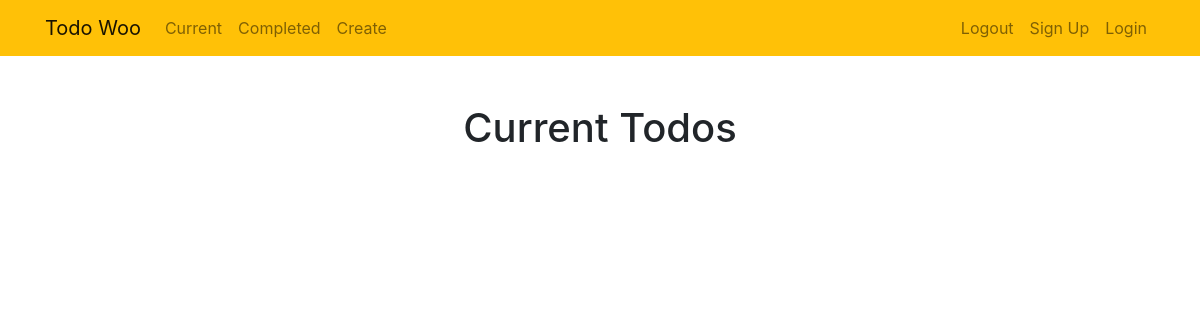
Page /current (signed in) on the earlier database version.
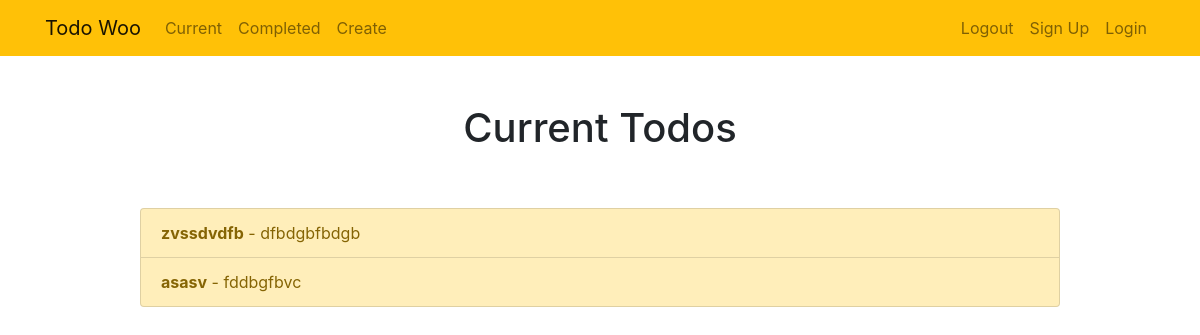
Same page on the later database version.
### tables this page shows
CREATE TABLE "Todo" (`ID` INTEGER PRIMARY KEY AUTOINCREMENT UNIQUE NOT NULL, `title` TEXT, `memo` TEXT, `created` TEXT DEFAULT CURRENT_TIMESTAMP, `user` TEXT REFERENCES `Users`(`id`), important TEXT DEFAULT False, completed TEXT DEFAULT False, datecompleted TEXT);

### app.py (the view)
@app.route("/current")
@login_required
def currenttodos():
    todos = db.get_all_todos(current_user.id)
    return render_template("currenttodos.html",todos = todos)

### app.py (called while the page is built)
@login_manager.user_loader
def load_user(user_id):
    db_user = db.get_user(user_id)
    if db_user:
        return User(db_user[0],db_user[2],db_user[1])
    return None

### db_scripts.py (called while the page is built)
    def open(self):
        self.conn = sqlite3.connect(self.dbname)
        self.cursor = self.conn.cursor()

    def close(self):
        self.cursor.close()
        self.conn.close()

    def get_all_todos(self,user_id):
        self.open()
        self.cursor.execute('''SELECT * FROM Todo WHERE user=?''',[user_id])
        data = self.cursor.fetchall()
        self.close()
        return data

    def get_user(self,id):
        self.open()
        self.cursor.execute('''SELECT * FROM Users WHERE id=? ''' ,[id])
        data = self.cursor.fetchone()
        self.close()
        return data

### templates/currenttodos.html
{% extends 'base.html' %}
    {% block content %}
        <div class="row justify-content-center mt-5">
            <div class="col-md-10">
                <h1 class="text-center">Current Todos</h1>
            </div>
        </div>
        <div class="row justify-content-center mt-5">
            <div class="col-md-10">
            {% if not todos[6] == "1" %}
                <div class="list-group">
                    {% for todo in todos %}
                        {% if not todo[6] == "1" %}
                            <a href="{{ url_for('viewtodo', id=todo[0]) }}" class="list-group-item list-group-item-action {% if todo[5] == 'on' %} list-group-item-warning {% endif %} "><b>{{ todo[1] }}</b>{% if todo[2] %} - {{ todo[2] }}{% endif %}</a>
                        {% endif %}
                        {% endfor %}
                </div>
            {% else %}
                <div class="text-center">
                    <h2>Looks like you don't have any todos! Nice work.</h2>
                <br>
                <a role="button" class="btn btn-primary" href="{{ url_for('new_article') }}">New Todo</a>
                </div>
            {% endif %}
            </div>
        </div>
    {% endblock %}

Differences in the rows shown:
added Todo: title "zvssdvdfb", memo "dfbdgbfbdgb"
added Todo: title "asasv", memo "fddbgfbvc"
